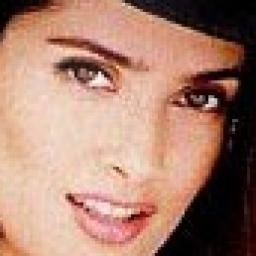
#> input picture pepsiman/test_image/0.jpg, 256 x 256 px; its folder holds only this picture in this run
$ python 'main copy.py'
#> lines starting #> are read from the running program, lines starting #| are printed output that depends on the picture
import cv2
import numpy as np
import os
# import matplotlib.pyplot as pyplot


def path_generator(folder_name):
    path_list = []
    for root, dirs, files in os.walk(folder_name):
        for file in files:
            if file.endswith('.jpg'):
                path_list.append(root + "/" + file)
    return path_list


def image_f_matrix_generator(folder_name):
    matrix_list = []
    path_list = path_generator(folder_name)
    for path in path_list:
        original_matrix = (cv2.imread(path, 0))
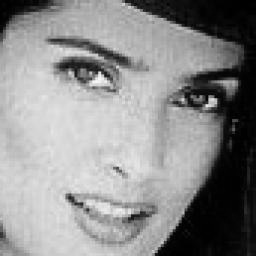
#> original_matrix: shape (256, 256); min 0, max 250, mean 139.8
        flatten_matrix = np.transpose(np.array([original_matrix.flatten()]))
        matrix_list.append(flatten_matrix)
    return matrix_list


def average_flatten_generator(matrix_list):
    n = len(matrix_list)
    sum_matrix = matrix_list[0]
    for i in range(1, n):
        sum_matrix = np.add(sum_matrix, matrix_list[i])
    sum_matrix = sum_matrix * (1/n)
    return sum_matrix


def training_matrix_generator(flat_matrix_list, average_matrix):
    difference_matrix = np.subtract(
        flat_matrix_list[0], average_matrix).astype(np.float16)
    # print(difference_matrix.shape)
    # print(average_matrix.shape)
    difference_matrix_t = np.transpose(difference_matrix)
    # print(difference_matrix_t.shape)

    flat_difference_matrix = (
        np.matmul(difference_matrix, difference_matrix_t))
    print(flat_difference_matrix)
    # [8 lines of commented-out code are left out]


flat_matrix_list = image_f_matrix_generator(
    "/media/fatih/Mass Storage/Tugas-Tugas Kuliah/Algeom/Tubes 2/Algeo02-13521060/pepsiman/test_image")
#> flat_matrix_list = 1 item
average_matrix = average_flatten_generator(flat_matrix_list)
#> in average_flatten_generator, `n = len(matrix_list)`: n = 1
#> (the run stopped early here; a loop or call above may not have finished)

$ run again, on pepsiman/test_image/105.jpg
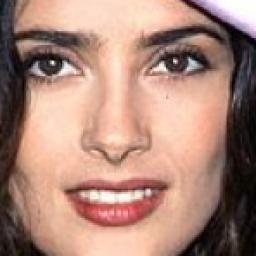
#> input picture pepsiman/test_image/105.jpg, 256 x 256 px
#> in image_f_matrix_generator, `original_matrix = (cv2.imread(path, 0))`:
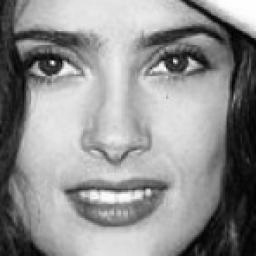
#> original_matrix: shape (256, 256); min 0, max 255, mean 144
#> flat_matrix_list = 1 item
#> n = 1

$ run again, on pepsiman/test_image/106.jpg
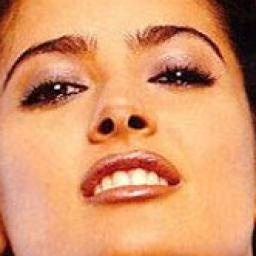
#> input picture pepsiman/test_image/106.jpg, 256 x 256 px
#> in image_f_matrix_generator, `original_matrix = (cv2.imread(path, 0))`:
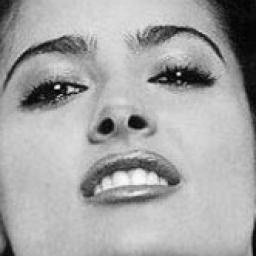
#> original_matrix: shape (256, 256); min 0, max 252, mean 166.2
#> flat_matrix_list = 1 item
#> n = 1

$ run again, on pepsiman/test_image/107.jpg
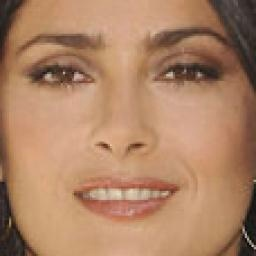
#> input picture pepsiman/test_image/107.jpg, 256 x 256 px
#> in image_f_matrix_generator, `original_matrix = (cv2.imread(path, 0))`:
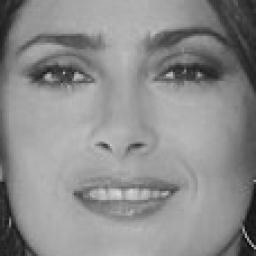
#> original_matrix: shape (256, 256); min 0, max 219, mean 140.4
#> flat_matrix_list = 1 item
#> n = 1

$ run again, on pepsiman/test_image/1.jpg
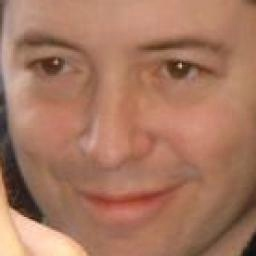
#> input picture pepsiman/test_image/1.jpg, 256 x 256 px
#> in image_f_matrix_generator, `original_matrix = (cv2.imread(path, 0))`:
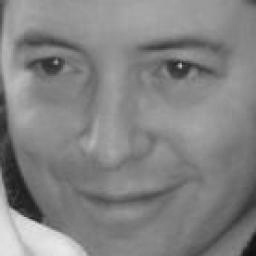
#> original_matrix: shape (256, 256); min 14, max 233, mean 131.1
#> flat_matrix_list = 1 item
#> n = 1
